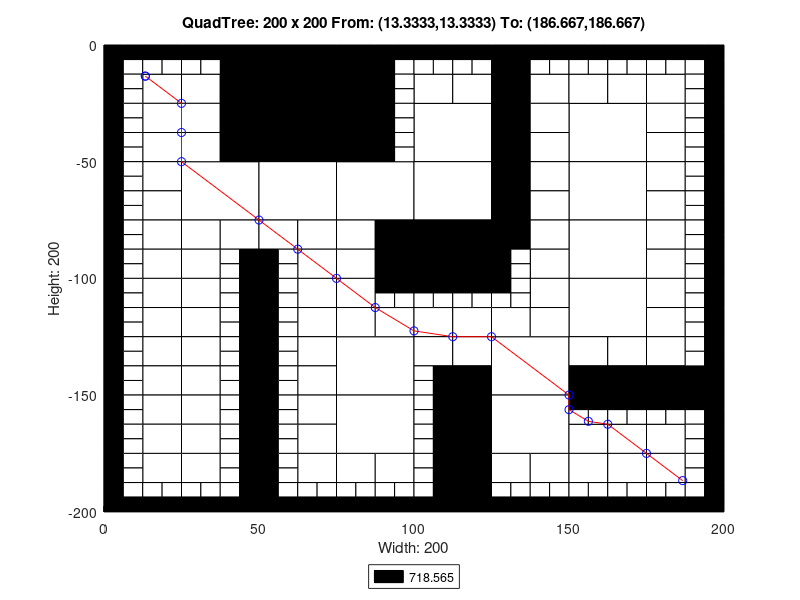

Write the MATLAB code that produced this figure.
axis([0 200 -200 0]);
title('QuadTree: 200 x 200 From: (13.3333,13.3333) To: (186.667,186.667)');
xlabel('Width: 200');
ylabel('Height: 200');
rectangle('Position',[50 -25 25 25], 'FaceColor',[0 0 0]);
rectangle('Position',[50 -50 25 25], 'FaceColor',[0 0 0]);
rectangle('Position',[25 -75 25 25], 'FaceColor',[1 1 1]);
rectangle('Position',[50 -75 25 25], 'FaceColor',[1 1 1]);
rectangle('Position',[75 -75 25 25], 'FaceColor',[1 1 1]);
rectangle('Position',[100 -50 25 25], 'FaceColor',[1 1 1]);
rectangle('Position',[150 -50 25 25], 'FaceColor',[1 1 1]);
rectangle('Position',[100 -75 25 25], 'FaceColor',[1 1 1]);
rectangle('Position',[100 -100 25 25], 'FaceColor',[0 0 0]);
rectangle('Position',[150 -75 25 25], 'FaceColor',[1 1 1]);
rectangle('Position',[150 -100 25 25], 'FaceColor',[1 1 1]);
rectangle('Position',[75 -150 25 25], 'FaceColor',[1 1 1]);
rectangle('Position',[75 -175 25 25], 'FaceColor',[1 1 1]);
rectangle('Position',[125 -150 25 25], 'FaceColor',[1 1 1]);
rectangle('Position',[150 -125 25 25], 'FaceColor',[1 1 1]);
rectangle('Position',[125 -175 25 25], 'FaceColor',[1 1 1]);
rectangle('Position',[12.5 -25 12.5 12.5], 'FaceColor',[1 1 1]);
rectangle('Position',[37.5 -12.5 12.5 12.5], 'FaceColor',[0 0 0]);
rectangle('Position',[25 -25 12.5 12.5], 'FaceColor',[1 1 1]);
rectangle('Position',[37.5 -25 12.5 12.5], 'FaceColor',[0 0 0]);
rectangle('Position',[12.5 -37.5 12.5 12.5], 'FaceColor',[1 1 1]);
rectangle('Position',[12.5 -50 12.5 12.5], 'FaceColor',[1 1 1]);
rectangle('Position',[25 -37.5 12.5 12.5], 'FaceColor',[1 1 1]);
rectangle('Position',[37.5 -37.5 12.5 12.5], 'FaceColor',[0 0 0]);
rectangle('Position',[25 -50 12.5 12.5], 'FaceColor',[1 1 1]);
rectangle('Position',[37.5 -50 12.5 12.5], 'FaceColor',[0 0 0]);
rectangle('Position',[75 -12.5 12.5 12.5], 'FaceColor',[0 0 0]);
rectangle('Position',[75 -25 12.5 12.5], 'FaceColor',[0 0 0]);
rectangle('Position',[75 -37.5 12.5 12.5], 'FaceColor',[0 0 0]);
rectangle('Position',[75 -50 12.5 12.5], 'FaceColor',[0 0 0]);
rectangle('Position',[12.5 -62.5 12.5 12.5], 'FaceColor',[1 1 1]);
rectangle('Position',[12.5 -75 12.5 12.5], 'FaceColor',[1 1 1]);
rectangle('Position',[12.5 -87.5 12.5 12.5], 'FaceColor',[1 1 1]);
rectangle('Position',[12.5 -100 12.5 12.5], 'FaceColor',[1 1 1]);
rectangle('Position',[25 -87.5 12.5 12.5], 'FaceColor',[1 1 1]);
rectangle('Position',[37.5 -87.5 12.5 12.5], 'FaceColor',[1 1 1]);
rectangle('Position',[25 -100 12.5 12.5], 'FaceColor',[1 1 1]);
rectangle('Position',[50 -87.5 12.5 12.5], 'FaceColor',[1 1 1]);
rectangle('Position',[62.5 -87.5 12.5 12.5], 'FaceColor',[1 1 1]);
rectangle('Position',[62.5 -100 12.5 12.5], 'FaceColor',[1 1 1]);
rectangle('Position',[75 -87.5 12.5 12.5], 'FaceColor',[1 1 1]);
rectangle('Position',[87.5 -87.5 12.5 12.5], 'FaceColor',[0 0 0]);
rectangle('Position',[75 -100 12.5 12.5], 'FaceColor',[1 1 1]);
rectangle('Position',[87.5 -100 12.5 12.5], 'FaceColor',[0 0 0]);
rectangle('Position',[100 -25 12.5 12.5], 'FaceColor',[1 1 1]);
rectangle('Position',[112.5 -25 12.5 12.5], 'FaceColor',[1 1 1]);
rectangle('Position',[125 -12.5 12.5 12.5], 'FaceColor',[0 0 0]);
rectangle('Position',[125 -25 12.5 12.5], 'FaceColor',[0 0 0]);
rectangle('Position',[137.5 -25 12.5 12.5], 'FaceColor',[1 1 1]);
rectangle('Position',[125 -37.5 12.5 12.5], 'FaceColor',[0 0 0]);
rectangle('Position',[137.5 -37.5 12.5 12.5], 'FaceColor',[1 1 1]);
rectangle('Position',[125 -50 12.5 12.5], 'FaceColor',[0 0 0]);
rectangle('Position',[137.5 -50 12.5 12.5], 'FaceColor',[1 1 1]);
rectangle('Position',[150 -25 12.5 12.5], 'FaceColor',[1 1 1]);
rectangle('Position',[162.5 -25 12.5 12.5], 'FaceColor',[1 1 1]);
rectangle('Position',[175 -25 12.5 12.5], 'FaceColor',[1 1 1]);
rectangle('Position',[175 -37.5 12.5 12.5], 'FaceColor',[1 1 1]);
rectangle('Position',[175 -50 12.5 12.5], 'FaceColor',[1 1 1]);
rectangle('Position',[125 -62.5 12.5 12.5], 'FaceColor',[0 0 0]);
rectangle('Position',[137.5 -62.5 12.5 12.5], 'FaceColor',[1 1 1]);
rectangle('Position',[125 -75 12.5 12.5], 'FaceColor',[0 0 0]);
rectangle('Position',[137.5 -75 12.5 12.5], 'FaceColor',[1 1 1]);
rectangle('Position',[125 -87.5 12.5 12.5], 'FaceColor',[0 0 0]);
rectangle('Position',[137.5 -87.5 12.5 12.5], 'FaceColor',[1 1 1]);
rectangle('Position',[137.5 -100 12.5 12.5], 'FaceColor',[1 1 1]);
rectangle('Position',[175 -62.5 12.5 12.5], 'FaceColor',[1 1 1]);
rectangle('Position',[175 -75 12.5 12.5], 'FaceColor',[1 1 1]);
rectangle('Position',[175 -87.5 12.5 12.5], 'FaceColor',[1 1 1]);
rectangle('Position',[175 -100 12.5 12.5], 'FaceColor',[1 1 1]);
rectangle('Position',[12.5 -112.5 12.5 12.5], 'FaceColor',[1 1 1]);
rectangle('Position',[12.5 -125 12.5 12.5], 'FaceColor',[1 1 1]);
rectangle('Position',[25 -112.5 12.5 12.5], 'FaceColor',[1 1 1]);
rectangle('Position',[25 -125 12.5 12.5], 'FaceColor',[1 1 1]);
rectangle('Position',[12.5 -137.5 12.5 12.5], 'FaceColor',[1 1 1]);
rectangle('Position',[12.5 -150 12.5 12.5], 'FaceColor',[1 1 1]);
rectangle('Position',[25 -137.5 12.5 12.5], 'FaceColor',[1 1 1]);
rectangle('Position',[25 -150 12.5 12.5], 'FaceColor',[1 1 1]);
rectangle('Position',[62.5 -112.5 12.5 12.5], 'FaceColor',[1 1 1]);
rectangle('Position',[62.5 -125 12.5 12.5], 'FaceColor',[1 1 1]);
rectangle('Position',[75 -112.5 12.5 12.5], 'FaceColor',[1 1 1]);
rectangle('Position',[75 -125 12.5 12.5], 'FaceColor',[1 1 1]);
rectangle('Position',[87.5 -125 12.5 12.5], 'FaceColor',[1 1 1]);
rectangle('Position',[62.5 -137.5 12.5 12.5], 'FaceColor',[1 1 1]);
rectangle('Position',[62.5 -150 12.5 12.5], 'FaceColor',[1 1 1]);
rectangle('Position',[12.5 -162.5 12.5 12.5], 'FaceColor',[1 1 1]);
rectangle('Position',[12.5 -175 12.5 12.5], 'FaceColor',[1 1 1]);
rectangle('Position',[25 -162.5 12.5 12.5], 'FaceColor',[1 1 1]);
rectangle('Position',[25 -175 12.5 12.5], 'FaceColor',[1 1 1]);
rectangle('Position',[12.5 -187.5 12.5 12.5], 'FaceColor',[1 1 1]);
rectangle('Position',[25 -187.5 12.5 12.5], 'FaceColor',[1 1 1]);
rectangle('Position',[62.5 -162.5 12.5 12.5], 'FaceColor',[1 1 1]);
rectangle('Position',[62.5 -175 12.5 12.5], 'FaceColor',[1 1 1]);
rectangle('Position',[62.5 -187.5 12.5 12.5], 'FaceColor',[1 1 1]);
rectangle('Position',[75 -187.5 12.5 12.5], 'FaceColor',[1 1 1]);
rectangle('Position',[87.5 -187.5 12.5 12.5], 'FaceColor',[1 1 1]);
rectangle('Position',[100 -125 12.5 12.5], 'FaceColor',[1 1 1]);
rectangle('Position',[112.5 -125 12.5 12.5], 'FaceColor',[1 1 1]);
rectangle('Position',[137.5 -112.5 12.5 12.5], 'FaceColor',[1 1 1]);
rectangle('Position',[125 -125 12.5 12.5], 'FaceColor',[1 1 1]);
rectangle('Position',[137.5 -125 12.5 12.5], 'FaceColor',[1 1 1]);
rectangle('Position',[100 -137.5 12.5 12.5], 'FaceColor',[1 1 1]);
rectangle('Position',[112.5 -137.5 12.5 12.5], 'FaceColor',[1 1 1]);
rectangle('Position',[112.5 -150 12.5 12.5], 'FaceColor',[0 0 0]);
rectangle('Position',[175 -112.5 12.5 12.5], 'FaceColor',[1 1 1]);
rectangle('Position',[175 -125 12.5 12.5], 'FaceColor',[1 1 1]);
rectangle('Position',[150 -137.5 12.5 12.5], 'FaceColor',[1 1 1]);
rectangle('Position',[162.5 -137.5 12.5 12.5], 'FaceColor',[1 1 1]);
rectangle('Position',[150 -150 12.5 12.5], 'FaceColor',[0 0 0]);
rectangle('Position',[162.5 -150 12.5 12.5], 'FaceColor',[0 0 0]);
rectangle('Position',[175 -137.5 12.5 12.5], 'FaceColor',[1 1 1]);
rectangle('Position',[175 -150 12.5 12.5], 'FaceColor',[0 0 0]);
rectangle('Position',[187.5 -150 12.5 12.5], 'FaceColor',[0 0 0]);
rectangle('Position',[112.5 -162.5 12.5 12.5], 'FaceColor',[0 0 0]);
rectangle('Position',[112.5 -175 12.5 12.5], 'FaceColor',[0 0 0]);
rectangle('Position',[112.5 -187.5 12.5 12.5], 'FaceColor',[0 0 0]);
rectangle('Position',[112.5 -200 12.5 12.5], 'FaceColor',[0 0 0]);
rectangle('Position',[125 -187.5 12.5 12.5], 'FaceColor',[1 1 1]);
rectangle('Position',[137.5 -187.5 12.5 12.5], 'FaceColor',[1 1 1]);
rectangle('Position',[150 -175 12.5 12.5], 'FaceColor',[1 1 1]);
rectangle('Position',[162.5 -175 12.5 12.5], 'FaceColor',[1 1 1]);
rectangle('Position',[175 -175 12.5 12.5], 'FaceColor',[1 1 1]);
rectangle('Position',[150 -187.5 12.5 12.5], 'FaceColor',[1 1 1]);
rectangle('Position',[162.5 -187.5 12.5 12.5], 'FaceColor',[1 1 1]);
rectangle('Position',[175 -187.5 12.5 12.5], 'FaceColor',[1 1 1]);
rectangle('Position',[0 -6.25 6.25 6.25], 'FaceColor',[0 0 0]);
rectangle('Position',[6.25 -6.25 6.25 6.25], 'FaceColor',[0 0 0]);
rectangle('Position',[0 -12.5 6.25 6.25], 'FaceColor',[0 0 0]);
rectangle('Position',[6.25 -12.5 6.25 6.25], 'FaceColor',[1 1 1]);
rectangle('Position',[12.5 -6.25 6.25 6.25], 'FaceColor',[0 0 0]);
rectangle('Position',[18.75 -6.25 6.25 6.25], 'FaceColor',[0 0 0]);
rectangle('Position',[12.5 -12.5 6.25 6.25], 'FaceColor',[1 1 1]);
rectangle('Position',[18.75 -12.5 6.25 6.25], 'FaceColor',[1 1 1]);
rectangle('Position',[0 -18.75 6.25 6.25], 'FaceColor',[0 0 0]);
rectangle('Position',[6.25 -18.75 6.25 6.25], 'FaceColor',[1 1 1]);
rectangle('Position',[0 -25 6.25 6.25], 'FaceColor',[0 0 0]);
rectangle('Position',[6.25 -25 6.25 6.25], 'FaceColor',[1 1 1]);
rectangle('Position',[25 -6.25 6.25 6.25], 'FaceColor',[0 0 0]);
rectangle('Position',[31.25 -6.25 6.25 6.25], 'FaceColor',[0 0 0]);
rectangle('Position',[25 -12.5 6.25 6.25], 'FaceColor',[1 1 1]);
rectangle('Position',[31.25 -12.5 6.25 6.25], 'FaceColor',[1 1 1]);
rectangle('Position',[0 -31.25 6.25 6.25], 'FaceColor',[0 0 0]);
rectangle('Position',[6.25 -31.25 6.25 6.25], 'FaceColor',[1 1 1]);
rectangle('Position',[0 -37.5 6.25 6.25], 'FaceColor',[0 0 0]);
rectangle('Position',[6.25 -37.5 6.25 6.25], 'FaceColor',[1 1 1]);
rectangle('Position',[0 -43.75 6.25 6.25], 'FaceColor',[0 0 0]);
rectangle('Position',[6.25 -43.75 6.25 6.25], 'FaceColor',[1 1 1]);
rectangle('Position',[0 -50 6.25 6.25], 'FaceColor',[0 0 0]);
rectangle('Position',[6.25 -50 6.25 6.25], 'FaceColor',[1 1 1]);
rectangle('Position',[87.5 -6.25 6.25 6.25], 'FaceColor',[0 0 0]);
rectangle('Position',[93.75 -6.25 6.25 6.25], 'FaceColor',[0 0 0]);
rectangle('Position',[87.5 -12.5 6.25 6.25], 'FaceColor',[0 0 0]);
rectangle('Position',[93.75 -12.5 6.25 6.25], 'FaceColor',[1 1 1]);
rectangle('Position',[87.5 -18.75 6.25 6.25], 'FaceColor',[0 0 0]);
rectangle('Position',[93.75 -18.75 6.25 6.25], 'FaceColor',[1 1 1]);
rectangle('Position',[87.5 -25 6.25 6.25], 'FaceColor',[0 0 0]);
rectangle('Position',[93.75 -25 6.25 6.25], 'FaceColor',[1 1 1]);
rectangle('Position',[87.5 -31.25 6.25 6.25], 'FaceColor',[0 0 0]);
rectangle('Position',[93.75 -31.25 6.25 6.25], 'FaceColor',[1 1 1]);
rectangle('Position',[87.5 -37.5 6.25 6.25], 'FaceColor',[0 0 0]);
rectangle('Position',[93.75 -37.5 6.25 6.25], 'FaceColor',[1 1 1]);
rectangle('Position',[87.5 -43.75 6.25 6.25], 'FaceColor',[0 0 0]);
rectangle('Position',[93.75 -43.75 6.25 6.25], 'FaceColor',[1 1 1]);
rectangle('Position',[87.5 -50 6.25 6.25], 'FaceColor',[0 0 0]);
rectangle('Position',[93.75 -50 6.25 6.25], 'FaceColor',[1 1 1]);
rectangle('Position',[0 -56.25 6.25 6.25], 'FaceColor',[0 0 0]);
rectangle('Position',[6.25 -56.25 6.25 6.25], 'FaceColor',[1 1 1]);
rectangle('Position',[0 -62.5 6.25 6.25], 'FaceColor',[0 0 0]);
rectangle('Position',[6.25 -62.5 6.25 6.25], 'FaceColor',[1 1 1]);
rectangle('Position',[0 -68.75 6.25 6.25], 'FaceColor',[0 0 0]);
rectangle('Position',[6.25 -68.75 6.25 6.25], 'FaceColor',[1 1 1]);
rectangle('Position',[0 -75 6.25 6.25], 'FaceColor',[0 0 0]);
rectangle('Position',[6.25 -75 6.25 6.25], 'FaceColor',[1 1 1]);
rectangle('Position',[0 -81.25 6.25 6.25], 'FaceColor',[0 0 0]);
rectangle('Position',[6.25 -81.25 6.25 6.25], 'FaceColor',[1 1 1]);
rectangle('Position',[0 -87.5 6.25 6.25], 'FaceColor',[0 0 0]);
rectangle('Position',[6.25 -87.5 6.25 6.25], 'FaceColor',[1 1 1]);
rectangle('Position',[0 -93.75 6.25 6.25], 'FaceColor',[0 0 0]);
rectangle('Position',[6.25 -93.75 6.25 6.25], 'FaceColor',[1 1 1]);
rectangle('Position',[0 -100 6.25 6.25], 'FaceColor',[0 0 0]);
rectangle('Position',[6.25 -100 6.25 6.25], 'FaceColor',[1 1 1]);
rectangle('Position',[37.5 -93.75 6.25 6.25], 'FaceColor',[1 1 1]);
rectangle('Position',[43.75 -93.75 6.25 6.25], 'FaceColor',[0 0 0]);
rectangle('Position',[37.5 -100 6.25 6.25], 'FaceColor',[1 1 1]);
rectangle('Position',[43.75 -100 6.25 6.25], 'FaceColor',[0 0 0]);
rectangle('Position',[50 -93.75 6.25 6.25], 'FaceColor',[0 0 0]);
rectangle('Position',[56.25 -93.75 6.25 6.25], 'FaceColor',[1 1 1]);
rectangle('Position',[50 -100 6.25 6.25], 'FaceColor',[0 0 0]);
rectangle('Position',[56.25 -100 6.25 6.25], 'FaceColor',[1 1 1]);
rectangle('Position',[100 -6.25 6.25 6.25], 'FaceColor',[0 0 0]);
rectangle('Position',[106.25 -6.25 6.25 6.25], 'FaceColor',[0 0 0]);
rectangle('Position',[100 -12.5 6.25 6.25], 'FaceColor',[1 1 1]);
rectangle('Position',[106.25 -12.5 6.25 6.25], 'FaceColor',[1 1 1]);
rectangle('Position',[112.5 -6.25 6.25 6.25], 'FaceColor',[0 0 0]);
rectangle('Position',[118.75 -6.25 6.25 6.25], 'FaceColor',[0 0 0]);
rectangle('Position',[112.5 -12.5 6.25 6.25], 'FaceColor',[1 1 1]);
rectangle('Position',[118.75 -12.5 6.25 6.25], 'FaceColor',[1 1 1]);
rectangle('Position',[137.5 -6.25 6.25 6.25], 'FaceColor',[0 0 0]);
rectangle('Position',[143.75 -6.25 6.25 6.25], 'FaceColor',[0 0 0]);
rectangle('Position',[137.5 -12.5 6.25 6.25], 'FaceColor',[1 1 1]);
rectangle('Position',[143.75 -12.5 6.25 6.25], 'FaceColor',[1 1 1]);
rectangle('Position',[150 -6.25 6.25 6.25], 'FaceColor',[0 0 0]);
rectangle('Position',[156.25 -6.25 6.25 6.25], 'FaceColor',[0 0 0]);
rectangle('Position',[150 -12.5 6.25 6.25], 'FaceColor',[1 1 1]);
rectangle('Position',[156.25 -12.5 6.25 6.25], 'FaceColor',[1 1 1]);
rectangle('Position',[162.5 -6.25 6.25 6.25], 'FaceColor',[0 0 0]);
rectangle('Position',[168.75 -6.25 6.25 6.25], 'FaceColor',[0 0 0]);
rectangle('Position',[162.5 -12.5 6.25 6.25], 'FaceColor',[1 1 1]);
rectangle('Position',[168.75 -12.5 6.25 6.25], 'FaceColor',[1 1 1]);
rectangle('Position',[175 -6.25 6.25 6.25], 'FaceColor',[0 0 0]);
rectangle('Position',[181.25 -6.25 6.25 6.25], 'FaceColor',[0 0 0]);
rectangle('Position',[175 -12.5 6.25 6.25], 'FaceColor',[1 1 1]);
rectangle('Position',[181.25 -12.5 6.25 6.25], 'FaceColor',[1 1 1]);
rectangle('Position',[187.5 -6.25 6.25 6.25], 'FaceColor',[0 0 0]);
rectangle('Position',[193.75 -6.25 6.25 6.25], 'FaceColor',[0 0 0]);
rectangle('Position',[187.5 -12.5 6.25 6.25], 'FaceColor',[1 1 1]);
rectangle('Position',[193.75 -12.5 6.25 6.25], 'FaceColor',[0 0 0]);
rectangle('Position',[187.5 -18.75 6.25 6.25], 'FaceColor',[1 1 1]);
rectangle('Position',[193.75 -18.75 6.25 6.25], 'FaceColor',[0 0 0]);
rectangle('Position',[187.5 -25 6.25 6.25], 'FaceColor',[1 1 1]);
rectangle('Position',[193.75 -25 6.25 6.25], 'FaceColor',[0 0 0]);
rectangle('Position',[187.5 -31.25 6.25 6.25], 'FaceColor',[1 1 1]);
rectangle('Position',[193.75 -31.25 6.25 6.25], 'FaceColor',[0 0 0]);
rectangle('Position',[187.5 -37.5 6.25 6.25], 'FaceColor',[1 1 1]);
rectangle('Position',[193.75 -37.5 6.25 6.25], 'FaceColor',[0 0 0]);
rectangle('Position',[187.5 -43.75 6.25 6.25], 'FaceColor',[1 1 1]);
rectangle('Position',[193.75 -43.75 6.25 6.25], 'FaceColor',[0 0 0]);
rectangle('Position',[187.5 -50 6.25 6.25], 'FaceColor',[1 1 1]);
rectangle('Position',[193.75 -50 6.25 6.25], 'FaceColor',[0 0 0]);
rectangle('Position',[125 -93.75 6.25 6.25], 'FaceColor',[0 0 0]);
rectangle('Position',[131.25 -93.75 6.25 6.25], 'FaceColor',[1 1 1]);
rectangle('Position',[125 -100 6.25 6.25], 'FaceColor',[0 0 0]);
rectangle('Position',[131.25 -100 6.25 6.25], 'FaceColor',[1 1 1]);
rectangle('Position',[187.5 -56.25 6.25 6.25], 'FaceColor',[1 1 1]);
rectangle('Position',[193.75 -56.25 6.25 6.25], 'FaceColor',[0 0 0]);
rectangle('Position',[187.5 -62.5 6.25 6.25], 'FaceColor',[1 1 1]);
rectangle('Position',[193.75 -62.5 6.25 6.25], 'FaceColor',[0 0 0]);
rectangle('Position',[187.5 -68.75 6.25 6.25], 'FaceColor',[1 1 1]);
rectangle('Position',[193.75 -68.75 6.25 6.25], 'FaceColor',[0 0 0]);
rectangle('Position',[187.5 -75 6.25 6.25], 'FaceColor',[1 1 1]);
rectangle('Position',[193.75 -75 6.25 6.25], 'FaceColor',[0 0 0]);
rectangle('Position',[187.5 -81.25 6.25 6.25], 'FaceColor',[1 1 1]);
rectangle('Position',[193.75 -81.25 6.25 6.25], 'FaceColor',[0 0 0]);
rectangle('Position',[187.5 -87.5 6.25 6.25], 'FaceColor',[1 1 1]);
rectangle('Position',[193.75 -87.5 6.25 6.25], 'FaceColor',[0 0 0]);
rectangle('Position',[187.5 -93.75 6.25 6.25], 'FaceColor',[1 1 1]);
rectangle('Position',[193.75 -93.75 6.25 6.25], 'FaceColor',[0 0 0]);
rectangle('Position',[187.5 -100 6.25 6.25], 'FaceColor',[1 1 1]);
rectangle('Position',[193.75 -100 6.25 6.25], 'FaceColor',[0 0 0]);
rectangle('Position',[0 -106.25 6.25 6.25], 'FaceColor',[0 0 0]);
rectangle('Position',[6.25 -106.25 6.25 6.25], 'FaceColor',[1 1 1]);
rectangle('Position',[0 -112.5 6.25 6.25], 'FaceColor',[0 0 0]);
rectangle('Position',[6.25 -112.5 6.25 6.25], 'FaceColor',[1 1 1]);
rectangle('Position',[0 -118.75 6.25 6.25], 'FaceColor',[0 0 0]);
rectangle('Position',[6.25 -118.75 6.25 6.25], 'FaceColor',[1 1 1]);
rectangle('Position',[0 -125 6.25 6.25], 'FaceColor',[0 0 0]);
rectangle('Position',[6.25 -125 6.25 6.25], 'FaceColor',[1 1 1]);
rectangle('Position',[37.5 -106.25 6.25 6.25], 'FaceColor',[1 1 1]);
rectangle('Position',[43.75 -106.25 6.25 6.25], 'FaceColor',[0 0 0]);
rectangle('Position',[37.5 -112.5 6.25 6.25], 'FaceColor',[1 1 1]);
rectangle('Position',[43.75 -112.5 6.25 6.25], 'FaceColor',[0 0 0]);
rectangle('Position',[37.5 -118.75 6.25 6.25], 'FaceColor',[1 1 1]);
rectangle('Position',[43.75 -118.75 6.25 6.25], 'FaceColor',[0 0 0]);
rectangle('Position',[37.5 -125 6.25 6.25], 'FaceColor',[1 1 1]);
rectangle('Position',[43.75 -125 6.25 6.25], 'FaceColor',[0 0 0]);
rectangle('Position',[0 -131.25 6.25 6.25], 'FaceColor',[0 0 0]);
rectangle('Position',[6.25 -131.25 6.25 6.25], 'FaceColor',[1 1 1]);
rectangle('Position',[0 -137.5 6.25 6.25], 'FaceColor',[0 0 0]);
rectangle('Position',[6.25 -137.5 6.25 6.25], 'FaceColor',[1 1 1]);
rectangle('Position',[0 -143.75 6.25 6.25], 'FaceColor',[0 0 0]);
rectangle('Position',[6.25 -143.75 6.25 6.25], 'FaceColor',[1 1 1]);
rectangle('Position',[0 -150 6.25 6.25], 'FaceColor',[0 0 0]);
rectangle('Position',[6.25 -150 6.25 6.25], 'FaceColor',[1 1 1]);
rectangle('Position',[37.5 -131.25 6.25 6.25], 'FaceColor',[1 1 1]);
rectangle('Position',[43.75 -131.25 6.25 6.25], 'FaceColor',[0 0 0]);
rectangle('Position',[37.5 -137.5 6.25 6.25], 'FaceColor',[1 1 1]);
rectangle('Position',[43.75 -137.5 6.25 6.25], 'FaceColor',[0 0 0]);
rectangle('Position',[37.5 -143.75 6.25 6.25], 'FaceColor',[1 1 1]);
rectangle('Position',[43.75 -143.75 6.25 6.25], 'FaceColor',[0 0 0]);
rectangle('Position',[37.5 -150 6.25 6.25], 'FaceColor',[1 1 1]);
rectangle('Position',[43.75 -150 6.25 6.25], 'FaceColor',[0 0 0]);
rectangle('Position',[50 -106.25 6.25 6.25], 'FaceColor',[0 0 0]);
rectangle('Position',[56.25 -106.25 6.25 6.25], 'FaceColor',[1 1 1]);
rectangle('Position',[50 -112.5 6.25 6.25], 'FaceColor',[0 0 0]);
rectangle('Position',[56.25 -112.5 6.25 6.25], 'FaceColor',[1 1 1]);
rectangle('Position',[50 -118.75 6.25 6.25], 'FaceColor',[0 0 0]);
rectangle('Position',[56.25 -118.75 6.25 6.25], 'FaceColor',[1 1 1]);
rectangle('Position',[50 -125 6.25 6.25], 'FaceColor',[0 0 0]);
rectangle('Position',[56.25 -125 6.25 6.25], 'FaceColor',[1 1 1]);
rectangle('Position',[87.5 -106.25 6.25 6.25], 'FaceColor',[0 0 0]);
rectangle('Position',[93.75 -106.25 6.25 6.25], 'FaceColor',[0 0 0]);
rectangle('Position',[87.5 -112.5 6.25 6.25], 'FaceColor',[1 1 1]);
rectangle('Position',[93.75 -112.5 6.25 6.25], 'FaceColor',[1 1 1]);
rectangle('Position',[50 -131.25 6.25 6.25], 'FaceColor',[0 0 0]);
rectangle('Position',[56.25 -131.25 6.25 6.25], 'FaceColor',[1 1 1]);
rectangle('Position',[50 -137.5 6.25 6.25], 'FaceColor',[0 0 0]);
rectangle('Position',[56.25 -137.5 6.25 6.25], 'FaceColor',[1 1 1]);
rectangle('Position',[50 -143.75 6.25 6.25], 'FaceColor',[0 0 0]);
rectangle('Position',[56.25 -143.75 6.25 6.25], 'FaceColor',[1 1 1]);
rectangle('Position',[50 -150 6.25 6.25], 'FaceColor',[0 0 0]);
rectangle('Position',[56.25 -150 6.25 6.25], 'FaceColor',[1 1 1]);
rectangle('Position',[0 -156.25 6.25 6.25], 'FaceColor',[0 0 0]);
rectangle('Position',[6.25 -156.25 6.25 6.25], 'FaceColor',[1 1 1]);
rectangle('Position',[0 -162.5 6.25 6.25], 'FaceColor',[0 0 0]);
rectangle('Position',[6.25 -162.5 6.25 6.25], 'FaceColor',[1 1 1]);
rectangle('Position',[0 -168.75 6.25 6.25], 'FaceColor',[0 0 0]);
rectangle('Position',[6.25 -168.75 6.25 6.25], 'FaceColor',[1 1 1]);
rectangle('Position',[0 -175 6.25 6.25], 'FaceColor',[0 0 0]);
rectangle('Position',[6.25 -175 6.25 6.25], 'FaceColor',[1 1 1]);
rectangle('Position',[37.5 -156.25 6.25 6.25], 'FaceColor',[1 1 1]);
rectangle('Position',[43.75 -156.25 6.25 6.25], 'FaceColor',[0 0 0]);
rectangle('Position',[37.5 -162.5 6.25 6.25], 'FaceColor',[1 1 1]);
rectangle('Position',[43.75 -162.5 6.25 6.25], 'FaceColor',[0 0 0]);
rectangle('Position',[37.5 -168.75 6.25 6.25], 'FaceColor',[1 1 1]);
rectangle('Position',[43.75 -168.75 6.25 6.25], 'FaceColor',[0 0 0]);
rectangle('Position',[37.5 -175 6.25 6.25], 'FaceColor',[1 1 1]);
rectangle('Position',[43.75 -175 6.25 6.25], 'FaceColor',[0 0 0]);
rectangle('Position',[0 -181.25 6.25 6.25], 'FaceColor',[0 0 0]);
rectangle('Position',[6.25 -181.25 6.25 6.25], 'FaceColor',[1 1 1]);
rectangle('Position',[0 -187.5 6.25 6.25], 'FaceColor',[0 0 0]);
rectangle('Position',[6.25 -187.5 6.25 6.25], 'FaceColor',[1 1 1]);
rectangle('Position',[0 -193.75 6.25 6.25], 'FaceColor',[0 0 0]);
rectangle('Position',[6.25 -193.75 6.25 6.25], 'FaceColor',[1 1 1]);
rectangle('Position',[0 -200 6.25 6.25], 'FaceColor',[0 0 0]);
rectangle('Position',[6.25 -200 6.25 6.25], 'FaceColor',[0 0 0]);
rectangle('Position',[12.5 -193.75 6.25 6.25], 'FaceColor',[1 1 1]);
rectangle('Position',[18.75 -193.75 6.25 6.25], 'FaceColor',[1 1 1]);
rectangle('Position',[12.5 -200 6.25 6.25], 'FaceColor',[0 0 0]);
rectangle('Position',[18.75 -200 6.25 6.25], 'FaceColor',[0 0 0]);
rectangle('Position',[37.5 -181.25 6.25 6.25], 'FaceColor',[1 1 1]);
rectangle('Position',[43.75 -181.25 6.25 6.25], 'FaceColor',[0 0 0]);
rectangle('Position',[37.5 -187.5 6.25 6.25], 'FaceColor',[1 1 1]);
rectangle('Position',[43.75 -187.5 6.25 6.25], 'FaceColor',[0 0 0]);
rectangle('Position',[25 -193.75 6.25 6.25], 'FaceColor',[1 1 1]);
rectangle('Position',[31.25 -193.75 6.25 6.25], 'FaceColor',[1 1 1]);
rectangle('Position',[25 -200 6.25 6.25], 'FaceColor',[0 0 0]);
rectangle('Position',[31.25 -200 6.25 6.25], 'FaceColor',[0 0 0]);
rectangle('Position',[37.5 -193.75 6.25 6.25], 'FaceColor',[1 1 1]);
rectangle('Position',[43.75 -193.75 6.25 6.25], 'FaceColor',[0 0 0]);
rectangle('Position',[37.5 -200 6.25 6.25], 'FaceColor',[0 0 0]);
rectangle('Position',[43.75 -200 6.25 6.25], 'FaceColor',[0 0 0]);
rectangle('Position',[50 -156.25 6.25 6.25], 'FaceColor',[0 0 0]);
rectangle('Position',[56.25 -156.25 6.25 6.25], 'FaceColor',[1 1 1]);
rectangle('Position',[50 -162.5 6.25 6.25], 'FaceColor',[0 0 0]);
rectangle('Position',[56.25 -162.5 6.25 6.25], 'FaceColor',[1 1 1]);
rectangle('Position',[50 -168.75 6.25 6.25], 'FaceColor',[0 0 0]);
rectangle('Position',[56.25 -168.75 6.25 6.25], 'FaceColor',[1 1 1]);
rectangle('Position',[50 -175 6.25 6.25], 'FaceColor',[0 0 0]);
rectangle('Position',[56.25 -175 6.25 6.25], 'FaceColor',[1 1 1]);
rectangle('Position',[50 -181.25 6.25 6.25], 'FaceColor',[0 0 0]);
rectangle('Position',[56.25 -181.25 6.25 6.25], 'FaceColor',[1 1 1]);
rectangle('Position',[50 -187.5 6.25 6.25], 'FaceColor',[0 0 0]);
rectangle('Position',[56.25 -187.5 6.25 6.25], 'FaceColor',[1 1 1]);
rectangle('Position',[50 -193.75 6.25 6.25], 'FaceColor',[0 0 0]);
rectangle('Position',[56.25 -193.75 6.25 6.25], 'FaceColor',[1 1 1]);
rectangle('Position',[50 -200 6.25 6.25], 'FaceColor',[0 0 0]);
rectangle('Position',[56.25 -200 6.25 6.25], 'FaceColor',[0 0 0]);
rectangle('Position',[62.5 -193.75 6.25 6.25], 'FaceColor',[1 1 1]);
rectangle('Position',[68.75 -193.75 6.25 6.25], 'FaceColor',[1 1 1]);
rectangle('Position',[62.5 -200 6.25 6.25], 'FaceColor',[0 0 0]);
rectangle('Position',[68.75 -200 6.25 6.25], 'FaceColor',[0 0 0]);
rectangle('Position',[75 -193.75 6.25 6.25], 'FaceColor',[1 1 1]);
rectangle('Position',[81.25 -193.75 6.25 6.25], 'FaceColor',[1 1 1]);
rectangle('Position',[75 -200 6.25 6.25], 'FaceColor',[0 0 0]);
rectangle('Position',[81.25 -200 6.25 6.25], 'FaceColor',[0 0 0]);
rectangle('Position',[87.5 -193.75 6.25 6.25], 'FaceColor',[1 1 1]);
rectangle('Position',[93.75 -193.75 6.25 6.25], 'FaceColor',[1 1 1]);
rectangle('Position',[87.5 -200 6.25 6.25], 'FaceColor',[0 0 0]);
rectangle('Position',[93.75 -200 6.25 6.25], 'FaceColor',[0 0 0]);
rectangle('Position',[100 -106.25 6.25 6.25], 'FaceColor',[0 0 0]);
rectangle('Position',[106.25 -106.25 6.25 6.25], 'FaceColor',[0 0 0]);
rectangle('Position',[100 -112.5 6.25 6.25], 'FaceColor',[1 1 1]);
rectangle('Position',[106.25 -112.5 6.25 6.25], 'FaceColor',[1 1 1]);
rectangle('Position',[112.5 -106.25 6.25 6.25], 'FaceColor',[0 0 0]);
rectangle('Position',[118.75 -106.25 6.25 6.25], 'FaceColor',[0 0 0]);
rectangle('Position',[112.5 -112.5 6.25 6.25], 'FaceColor',[1 1 1]);
rectangle('Position',[118.75 -112.5 6.25 6.25], 'FaceColor',[1 1 1]);
rectangle('Position',[125 -106.25 6.25 6.25], 'FaceColor',[0 0 0]);
rectangle('Position',[131.25 -106.25 6.25 6.25], 'FaceColor',[1 1 1]);
rectangle('Position',[125 -112.5 6.25 6.25], 'FaceColor',[1 1 1]);
rectangle('Position',[131.25 -112.5 6.25 6.25], 'FaceColor',[1 1 1]);
rectangle('Position',[100 -143.75 6.25 6.25], 'FaceColor',[1 1 1]);
rectangle('Position',[106.25 -143.75 6.25 6.25], 'FaceColor',[0 0 0]);
rectangle('Position',[100 -150 6.25 6.25], 'FaceColor',[1 1 1]);
rectangle('Position',[106.25 -150 6.25 6.25], 'FaceColor',[0 0 0]);
rectangle('Position',[187.5 -106.25 6.25 6.25], 'FaceColor',[1 1 1]);
rectangle('Position',[193.75 -106.25 6.25 6.25], 'FaceColor',[0 0 0]);
rectangle('Position',[187.5 -112.5 6.25 6.25], 'FaceColor',[1 1 1]);
rectangle('Position',[193.75 -112.5 6.25 6.25], 'FaceColor',[0 0 0]);
rectangle('Position',[187.5 -118.75 6.25 6.25], 'FaceColor',[1 1 1]);
rectangle('Position',[193.75 -118.75 6.25 6.25], 'FaceColor',[0 0 0]);
rectangle('Position',[187.5 -125 6.25 6.25], 'FaceColor',[1 1 1]);
rectangle('Position',[193.75 -125 6.25 6.25], 'FaceColor',[0 0 0]);
rectangle('Position',[187.5 -131.25 6.25 6.25], 'FaceColor',[1 1 1]);
rectangle('Position',[193.75 -131.25 6.25 6.25], 'FaceColor',[0 0 0]);
rectangle('Position',[187.5 -137.5 6.25 6.25], 'FaceColor',[1 1 1]);
rectangle('Position',[193.75 -137.5 6.25 6.25], 'FaceColor',[0 0 0]);
rectangle('Position',[100 -156.25 6.25 6.25], 'FaceColor',[1 1 1]);
rectangle('Position',[106.25 -156.25 6.25 6.25], 'FaceColor',[0 0 0]);
rectangle('Position',[100 -162.5 6.25 6.25], 'FaceColor',[1 1 1]);
rectangle('Position',[106.25 -162.5 6.25 6.25], 'FaceColor',[0 0 0]);
rectangle('Position',[100 -168.75 6.25 6.25], 'FaceColor',[1 1 1]);
rectangle('Position',[106.25 -168.75 6.25 6.25], 'FaceColor',[0 0 0]);
rectangle('Position',[100 -175 6.25 6.25], 'FaceColor',[1 1 1]);
rectangle('Position',[106.25 -175 6.25 6.25], 'FaceColor',[0 0 0]);
rectangle('Position',[100 -181.25 6.25 6.25], 'FaceColor',[1 1 1]);
rectangle('Position',[106.25 -181.25 6.25 6.25], 'FaceColor',[0 0 0]);
rectangle('Position',[100 -187.5 6.25 6.25], 'FaceColor',[1 1 1]);
rectangle('Position',[106.25 -187.5 6.25 6.25], 'FaceColor',[0 0 0]);
rectangle('Position',[100 -193.75 6.25 6.25], 'FaceColor',[1 1 1]);
rectangle('Position',[106.25 -193.75 6.25 6.25], 'FaceColor',[0 0 0]);
rectangle('Position',[100 -200 6.25 6.25], 'FaceColor',[0 0 0]);
rectangle('Position',[106.25 -200 6.25 6.25], 'FaceColor',[0 0 0]);
rectangle('Position',[125 -193.75 6.25 6.25], 'FaceColor',[1 1 1]);
rectangle('Position',[131.25 -193.75 6.25 6.25], 'FaceColor',[1 1 1]);
rectangle('Position',[125 -200 6.25 6.25], 'FaceColor',[0 0 0]);
rectangle('Position',[131.25 -200 6.25 6.25], 'FaceColor',[0 0 0]);
rectangle('Position',[137.5 -193.75 6.25 6.25], 'FaceColor',[1 1 1]);
rectangle('Position',[143.75 -193.75 6.25 6.25], 'FaceColor',[1 1 1]);
rectangle('Position',[137.5 -200 6.25 6.25], 'FaceColor',[0 0 0]);
rectangle('Position',[143.75 -200 6.25 6.25], 'FaceColor',[0 0 0]);
rectangle('Position',[150 -156.25 6.25 6.25], 'FaceColor',[0 0 0]);
rectangle('Position',[156.25 -156.25 6.25 6.25], 'FaceColor',[0 0 0]);
rectangle('Position',[150 -162.5 6.25 6.25], 'FaceColor',[1 1 1]);
rectangle('Position',[156.25 -162.5 6.25 6.25], 'FaceColor',[1 1 1]);
rectangle('Position',[162.5 -156.25 6.25 6.25], 'FaceColor',[0 0 0]);
rectangle('Position',[168.75 -156.25 6.25 6.25], 'FaceColor',[0 0 0]);
rectangle('Position',[162.5 -162.5 6.25 6.25], 'FaceColor',[1 1 1]);
rectangle('Position',[168.75 -162.5 6.25 6.25], 'FaceColor',[1 1 1]);
rectangle('Position',[175 -156.25 6.25 6.25], 'FaceColor',[0 0 0]);
rectangle('Position',[181.25 -156.25 6.25 6.25], 'FaceColor',[0 0 0]);
rectangle('Position',[175 -162.5 6.25 6.25], 'FaceColor',[1 1 1]);
rectangle('Position',[181.25 -162.5 6.25 6.25], 'FaceColor',[1 1 1]);
rectangle('Position',[187.5 -156.25 6.25 6.25], 'FaceColor',[0 0 0]);
rectangle('Position',[193.75 -156.25 6.25 6.25], 'FaceColor',[0 0 0]);
rectangle('Position',[187.5 -162.5 6.25 6.25], 'FaceColor',[1 1 1]);
rectangle('Position',[193.75 -162.5 6.25 6.25], 'FaceColor',[0 0 0]);
rectangle('Position',[187.5 -168.75 6.25 6.25], 'FaceColor',[1 1 1]);
rectangle('Position',[193.75 -168.75 6.25 6.25], 'FaceColor',[0 0 0]);
rectangle('Position',[187.5 -175 6.25 6.25], 'FaceColor',[1 1 1]);
rectangle('Position',[193.75 -175 6.25 6.25], 'FaceColor',[0 0 0]);
rectangle('Position',[150 -193.75 6.25 6.25], 'FaceColor',[1 1 1]);
rectangle('Position',[156.25 -193.75 6.25 6.25], 'FaceColor',[1 1 1]);
rectangle('Position',[150 -200 6.25 6.25], 'FaceColor',[0 0 0]);
rectangle('Position',[156.25 -200 6.25 6.25], 'FaceColor',[0 0 0]);
rectangle('Position',[162.5 -193.75 6.25 6.25], 'FaceColor',[1 1 1]);
rectangle('Position',[168.75 -193.75 6.25 6.25], 'FaceColor',[1 1 1]);
rectangle('Position',[162.5 -200 6.25 6.25], 'FaceColor',[0 0 0]);
rectangle('Position',[168.75 -200 6.25 6.25], 'FaceColor',[0 0 0]);
rectangle('Position',[187.5 -181.25 6.25 6.25], 'FaceColor',[1 1 1]);
rectangle('Position',[193.75 -181.25 6.25 6.25], 'FaceColor',[0 0 0]);
rectangle('Position',[187.5 -187.5 6.25 6.25], 'FaceColor',[1 1 1]);
rectangle('Position',[193.75 -187.5 6.25 6.25], 'FaceColor',[0 0 0]);
rectangle('Position',[175 -193.75 6.25 6.25], 'FaceColor',[1 1 1]);
rectangle('Position',[181.25 -193.75 6.25 6.25], 'FaceColor',[1 1 1]);
rectangle('Position',[175 -200 6.25 6.25], 'FaceColor',[0 0 0]);
rectangle('Position',[181.25 -200 6.25 6.25], 'FaceColor',[0 0 0]);
rectangle('Position',[187.5 -193.75 6.25 6.25], 'FaceColor',[1 1 1]);
rectangle('Position',[193.75 -193.75 6.25 6.25], 'FaceColor',[0 0 0]);
rectangle('Position',[187.5 -200 6.25 6.25], 'FaceColor',[0 0 0]);
rectangle('Position',[193.75 -200 6.25 6.25], 'FaceColor',[0 0 0]);
X=[186.667,175,162.5,156.25,150,150,125,112.5,100,87.5,75,62.5,50,25,25,25,13.3333,13.3333];
Y=[-186.667,-175,-162.5,-161.25,-156.25,-150,-125,-125,-122.5,-112.5,-100,-87.5,-75,-50,-37.5,-25,-13.3333,-13.3333];
hold on;
plot(X,Y,'r');
plot(X,Y,'bo');
legend('718.565','Location','southoutside');
